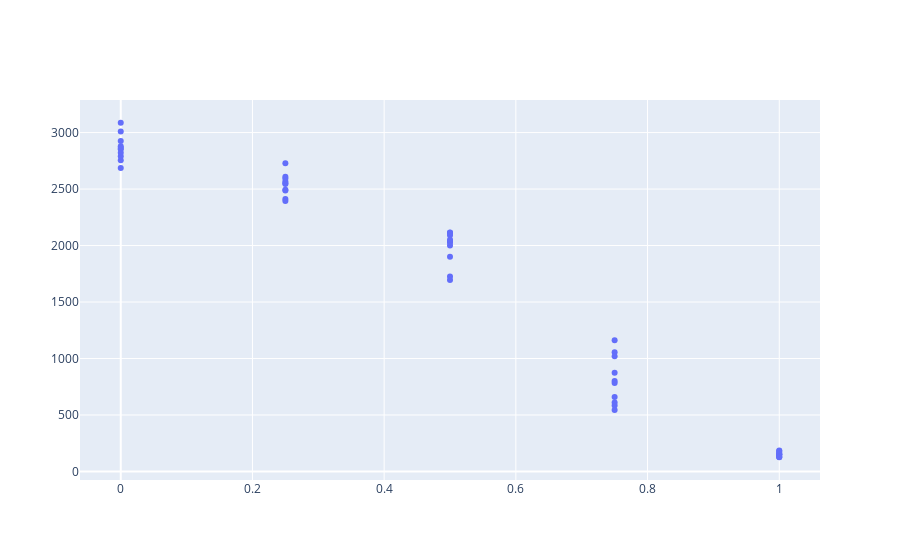

Here is the notebook cell this chart was saved with:
### Code cell
fig2.show()

### Figure 1 — Plotly figure (JSON) as saved in the notebook; plotly's stock layout.template omitted (floating-point values rounded to 4 significant figures)
{"data": [{"hovertemplate": "epydemic.SEIRWithQuarantine.p_quarantine=%{x}<br>epidemic_size=%{y}<extra></extra>", "legendgroup": "", "marker": {"color": "#636efa", "symbol": "circle"}, "mode": "markers", "name": "", "orientation": "v", "showlegend": false, "type": "scatter", "x": [0, 0, 0, 0, 0, 0, 0, 0, 0, 0, 0.25, 0.25, 0.25, 0.25, 0.25, 0.25, 0.25, 0.25, 0.25, 0.25, 0.5, 0.5, 0.5, 0.5, 0.5, 0.5, 0.5, 0.5, 0.5, 0.5, 0.75, 0.75, 0.75, 0.75, 0.75, 0.75, 0.75, 0.75, 0.75, 0.75, 1, 1, 1, 1, 1, 1, 1, 1, 1, 1], "xaxis": "x", "y": [2754, 2880, 2853, 2790, 3087, 2821, 2687, 2863, 3010, 2926, 2493, 2411, 2610, 2552, 2728, 2394, 2568, 2487, 2594, 2545, 1726, 1900, 2027, 2037, 2092, 2114, 2052, 1696, 2000, 2115, 659, 1161, 1056, 584, 1020, 545, 801, 784, 610, 875, 169, 150, 155, 126, 181, 130, 151, 149, 185, 129], "yaxis": "y"}], "layout": {}}
